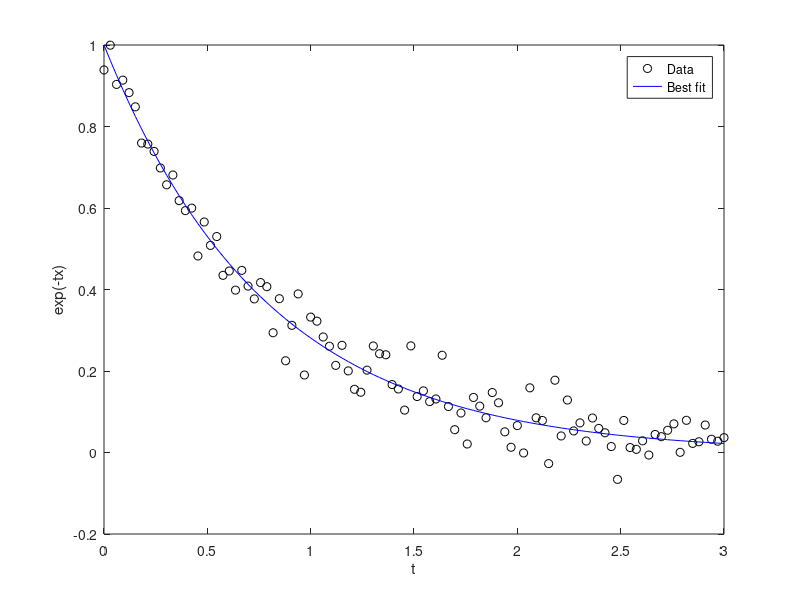

Recreate this plot in MATLAB. (Note: this script raises an error after producing the figure.)
% Close all figures and clear workspace
close all;
clear;


rng default % for reproducibility
d = linspace(0,3);
y = exp(-1.3*d) + 0.05*randn(size(d));

fun = @(r)exp(-d*r)-y;


x0 = 4;
xFitted = lsqnonlin(fun,x0)


plot(d,y,'ko',d,exp(-xFitted*d),'b-')
legend('Data','Best fit')
xlabel('t')
ylabel('exp(-tx)')

hold on;

pause()

% Create residual matrix with parameters a, b and c
% model: rMatrix(i) = a*sin(b*x(i))+c-y(i)
syms x;
rMatrix = fun(x).';

% Get a vetor matlab function based on rMatrix and its jacobian
r = matlabFunction(rMatrix);
j = matlabFunction(jacobian(rMatrix));

% hold off;
% x=-2:0.01:4
% y = zeros(1,length(x))
% for i=1:length(x)
%     y(i) = norm(r(x(i)))
% end
% plot(x,y)
% hold on;
% 

xFitted = x0;
%init function
current_f='';
%Iterate GN and plot current approximation
for i=1:12
    xFitted= gaussnewton(xFitted,r,j,1)      
    %scatter(xFitted, norm(r(xFitted)))
    f_step = @(d) exp(-xFitted*d)
    delete(current_f);    
    current_f = fplot(f_step, [0 3],'Color', 'red');
    drawnow;    
    pause(0.2);
end